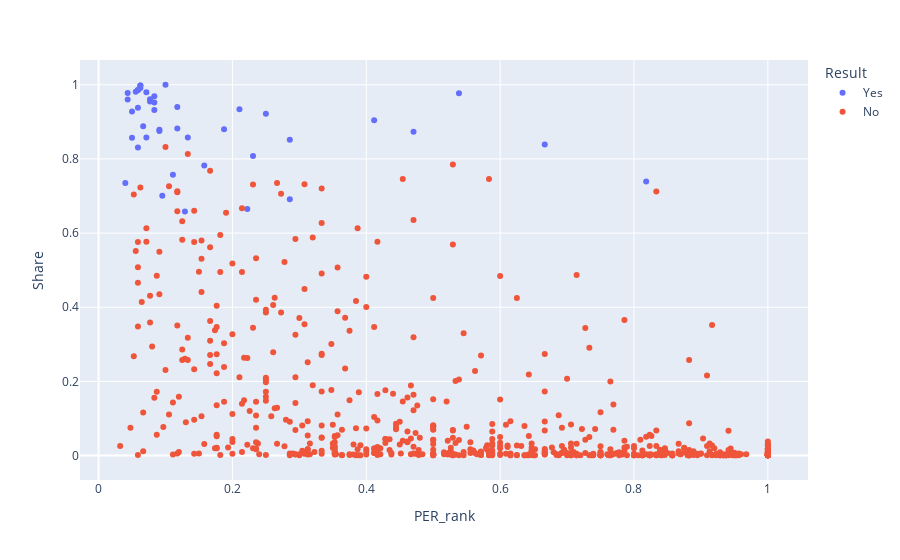

The code cell stored with this chart in its notebook:
### Code cell
fig6 = plex.scatter(MVP_main_rankings,
                    y = 'Share',
                    x = 'PER_rank',
                    color='Result',
                    hover_name='Player',
                    hover_data=['Year']
                   )

fig6.show()

### Figure 1 — Plotly figure (JSON) as saved in the notebook; plotly's stock layout.template omitted (floating-point values rounded to 4 significant figures; data arrays with more than 128 entries replaced by an {"elided": "..."} marker saying what was removed)
{"data": [{"customdata": [[1980], [1981], [1982], [1983], [1984], [1985], [1986], [1987], [1988], [1989], [1990], [1991], [1992], [1993], [1994], [1995], [1996], [1997], [1998], [1999], [2000], [2001], [2002], [2003], [2004], [2005], [2006], [2007], [2008], [2009], [2010], [2011], [2012], [2013], [2014], [2015], [2016], [2017], [2018], [2019], [2020], [2021], [2022]], "hovertemplate": "<b>%{hovertext}</b><br><br>Result=Yes<br>PER_rank=%{x}<br>Share=%{y}<br>Year=%{customdata[0]}<extra></extra>", "hovertext": ["Kareem Abdul-Jabbar", "Julius Erving", "Moses Malone", "Moses Malone", "Larry Bird", "Larry Bird", "Larry Bird", "Magic Johnson", "Michael Jordan", "Magic Johnson", "Magic Johnson", "Michael Jordan", "Michael Jordan", "Charles Barkley", "Hakeem Olajuwon", "David Robinson", "Michael Jordan", "Karl Malone", "Michael Jordan", "Karl Malone", "Shaquille O'Neal", "Allen Iverson", "Tim Duncan", "Tim Duncan", "Kevin Garnett", "Steve Nash", "Steve Nash", "Dirk Nowitzki", "Kobe Bryant", "LeBron James", "LeBron James", "Derrick Rose", "LeBron James", "LeBron James", "Kevin Durant", "Stephen Curry", "Stephen Curry", "Russell Westbrook", "James Harden", "Giannis Antetokounmpo", "Giannis Antetokounmpo", "Nikola Jokić", "Nikola Jokić"], "legendgroup": "Yes", "marker": {"color": "#636efa", "symbol": "circle"}, "mode": "markers", "name": "Yes", "orientation": "v", "showlegend": true, "type": "scatter", "x": [0.2222, 0.129, 0.04, 0.04348, 0.1333, 0.04348, 0.05556, 0.1176, 0.05882, 0.1579, 0.2857, 0.05, 0.05882, 0.2857, 0.1875, 0.07143, 0.05882, 0.05, 0.2105, 0.09524, 0.0625, 0.4118, 0.1111, 0.2308, 0.0625, 0.6667, 0.8182, 0.1176, 0.4706, 0.08333, 0.07143, 0.5385, 0.06667, 0.0625, 0.05882, 0.25, 0.1, 0.09091, 0.07692, 0.08333, 0.08333, 0.07692, 0.09091], "xaxis": "x", "y": [0.665, 0.658, 0.735, 0.96, 0.858, 0.978, 0.981, 0.94, 0.831, 0.782, 0.691, 0.928, 0.938, 0.852, 0.88, 0.858, 0.986, 0.857, 0.934, 0.701, 0.998, 0.904, 0.757, 0.808, 0.991, 0.839, 0.739, 0.882, 0.873, 0.969, 0.98, 0.977, 0.888, 0.998, 0.986, 0.922, 1, 0.879, 0.955, 0.932, 0.952, 0.961, 0.875], "yaxis": "y"}, {"customdata": {"elided": "647x1 int values"}, "hovertemplate": "<b>%{hovertext}</b><br><br>Result=No<br>PER_rank=%{x}<br>Share=%{y}<br>Year=%{customdata[0]}<extra></extra>", "hovertext": {"elided": "647 str values"}, "legendgroup": "No", "marker": {"color": "#EF553B", "symbol": "circle"}, "mode": "markers", "name": "No", "orientation": "v", "showlegend": true, "type": "scatter", "x": {"elided": "647 float values"}, "xaxis": "x", "y": {"elided": "647 float values"}, "yaxis": "y"}], "layout": {"autosize": true, "legend": {"title": {"text": "Result"}, "tracegroupgap": 0}, "margin": {"t": 60}, "xaxis": {"anchor": "y", "autorange": true, "domain": [0, 1], "range": [-0.02867, 1.061], "title": {"text": "PER_rank"}, "type": "linear"}, "yaxis": {"anchor": "x", "autorange": true, "domain": [0, 1], "range": [-0.07635, 1.077], "title": {"text": "Share"}, "type": "linear"}}}
